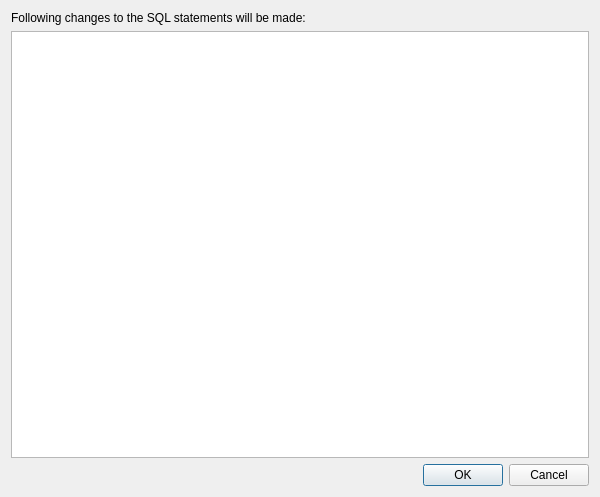
<?xml version="1.0" encoding="UTF-8"?>
<ui version="4.0">
 <class>VersionConvertSummaryDialog</class>
 <widget class="QDialog" name="VersionConvertSummaryDialog">
  <property name="geometry">
   <rect>
    <x>0</x>
    <y>0</y>
    <width>600</width>
    <height>497</height>
   </rect>
  </property>
  <property name="windowTitle">
   <string>Database version convert</string>
  </property>
  <layout class="QVBoxLayout" name="verticalLayout">
   <item>
    <widget class="QLabel" name="label">
     <property name="text">
      <string>Following changes to the SQL statements will be made:</string>
     </property>
    </widget>
   </item>
   <item>
    <widget class="SqlCompareView" name="diffTable">
     <property name="selectionMode">
      <enum>QAbstractItemView::NoSelection</enum>
     </property>
     <property name="showGrid">
      <bool>false</bool>
     </property>
     <attribute name="horizontalHeaderVisible">
      <bool>true</bool>
     </attribute>
    </widget>
   </item>
   <item>
    <widget class="QDialogButtonBox" name="buttonBox">
     <property name="orientation">
      <enum>Qt::Horizontal</enum>
     </property>
     <property name="standardButtons">
      <set>QDialogButtonBox::Cancel|QDialogButtonBox::Ok</set>
     </property>
    </widget>
   </item>
  </layout>
 </widget>
 <customwidgets>
  <customwidget>
   <class>SqlCompareView</class>
   <extends>QTableWidget</extends>
   <header>sqlcompareview.h</header>
  </customwidget>
 </customwidgets>
 <resources/>
 <connections>
  <connection>
   <sender>buttonBox</sender>
   <signal>accepted()</signal>
   <receiver>VersionConvertSummaryDialog</receiver>
   <slot>accept()</slot>
   <hints>
    <hint type="sourcelabel">
     <x>248</x>
     <y>254</y>
    </hint>
    <hint type="destinationlabel">
     <x>157</x>
     <y>274</y>
    </hint>
   </hints>
  </connection>
  <connection>
   <sender>buttonBox</sender>
   <signal>rejected()</signal>
   <receiver>VersionConvertSummaryDialog</receiver>
   <slot>reject()</slot>
   <hints>
    <hint type="sourcelabel">
     <x>316</x>
     <y>260</y>
    </hint>
    <hint type="destinationlabel">
     <x>286</x>
     <y>274</y>
    </hint>
   </hints>
  </connection>
 </connections>
</ui>
